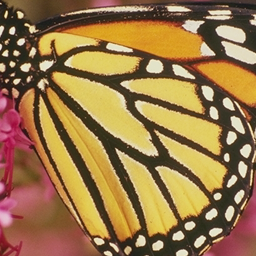
%> input picture hw6/code/image/source/butterfly.bmp, 256 x 256 px, given in place of butterfly.png, which was not available
$ octave testSingleChannel.m   (GNU Octave 9; MATLAB toolbox functions it lacks are replaced by stand-ins)
%> lines starting %> are read from the running program, lines starting %| are printed output that depends on the picture; pictures that were not available may be replaced by others from this repository, and a replacement may not be noted
### hw1/code/main.m
function u = main(image_path, lambda_weight, kernel_size, gaussian_sigma, result_image_path, options)
%> called with image_path = 'image/blurred/butterfly.png', lambda_weight = 1, kernel_size = 15, gaussian_sigma = 1.5, result_image_path = 'image/result/butterfly.png'
    % Options are:
    % blur
    % blur_only
    % boundary_cond: 'replicate' or 'symmetric'
    % channels
    % noise_level: 0 to 1
    % saved_hint
    % show

    if nargin < 1
        image_path = 'image/source/comic.jpeg';
    end
    if nargin < 2
        lambda_weight = 1;
    end
    if nargin < 3
        kernel_size = 15;
    end
    if nargin < 4
        gaussian_sigma = 1.5;
    end
    if nargin < 5
        result_image_path = 'image/result/comic.jpeg';
    end
    if nargin < 6
        options = struct();
    end
    %
    addpath lib

    kernel = fspecial('gaussian', [1, 1] * kernel_size, gaussian_sigma);
    f_truth = double(imread(image_path));

    noise_sigma = max(max(max(f_truth))) * default(options, 'noise_level', 0.01);
%> noise_sigma = 2.52
    boundaryCondition = default(options, 'boundary_cond', 'replicate');
    blurFunc = @(x) imfilter(x, kernel, boundaryCondition);

    if default(options, 'blur', false)
        f = blurFunc(f_truth) + noise_sigma*randn(size(f_truth));
        if default(options, 'blur_only', false)
            imwrite(uint8(f), result_image_path);
            return
        end
        if default(options, 'show', false)
%             figure; imshow(uint8([f_truth f])), title('Before recovered\newlineTruth - Blurred');
        end
    else
        f = f_truth;
        if isfield(options, 'truth_path')
            f_truth = double(imread(options.truth_path));
        end
        if default(options, 'show', false)
            figure; imshow(uint8(f)), title('Blurred');
        end
    end

    tic
    options.ADMM_tor = default(options, 'ADMM_tor', 1e-5);
    channelN = size(f, 3);
%> channelN = 3
    if isfield(options, 'saved_hint')
        u = load(sprintf('%s.%d.mat', image_path, options.saved_hint));
        f = u.f;
        u = u.u;
        if exist(sprintf('%s.%d.mat', image_path, options.saved_hint+1), 'file')
            error('Perhaps you have to increase!')
        end
        figure; imshow([f_truth f u]), title('Before recovered\newlineTruth - Blurred - Interstep');
    else
        u = zeros(size(f), 'uint8');
    end

    for i = 1:min([channelN, default(options, 'channels', channelN)])
        options.ADMM_psnrFunc = @(x) psnr(x, f_truth(:, :, i));
        fprintf('Processing the %d channel...\n', i);
        if isfield(options, 'saved_hint')
            options.ADMM_initial = double(u(:, :, i));
        end
        u(:, :, i) = uint8(solver(f(:, :, i), blurFunc, lambda_weight, options));
    end
%> this loop made 1 pass
%> pass 1, in default (call 15), `value = def_value;`:
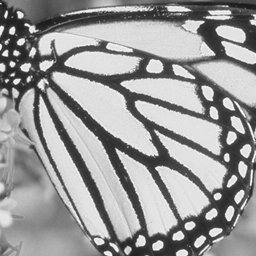
%> value: size 256x256 double; min 26, max 252, mean 153
%> pass 1, in ADMM, `d = Wfunc(u);`:
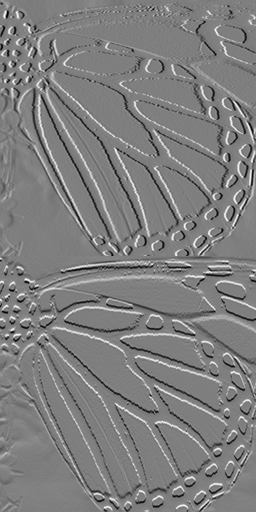
%> d: size 512x256 double; min -101.5, max 102, mean 0; drawn with min black and max white
    toc

    if default(options, 'show', false)
        figure; imshow([f_truth f u]), title('Truth - Blurred - Recovered');
        imwrite(u, result_image_path);
    else
        h = figure; imshow(u);
        print(h, result_image_path, '−dpng');
    end

    if isfield(options, 'saved_hint')
        save(sprintf('%s.%d.mat', image_path, options.saved_hint+1), 'u', 'f')
    else
%         save(sprintf('%s.1.mat', image_path), 'u', 'f')
    end
end

### hw1/code/lib/default.m
function value = default(s, key, def_value)
    if isfield(s, key)
        value = getfield(s, key);
    else
        value = def_value;
    end
end

### hw1/code/lib/ADMM.m
function u = ADMM(A, f, W, Wt, lambda, options)
    % Options are:
    % ADMM_CG0
    % ADMM_delta
    % ADMM_fast
    % ADMM_MaxItr
    % ADMM_minRes
    % ADMM_mu
    % ADMM_outInt
    % ADMM_save_history
    % ADMM_tor

    max_itr = default(options, 'ADMM_MaxItr', 1000);
    mu = default(options, 'ADMM_mu', 10);
    delta = default(options, 'ADMM_delta', 1.618);
    ADMMtor = default(options, 'ADMM_tor', 5e-5);
    psnrFunc = default(options, 'ADMM_psnrFunc', @(x) nan);
    outputInt = default(options, 'ADMM_outInt', 5);
    fast = default(options, 'ADMM_fast', false);
    useMinRes = default(options, 'ADMM_minRes', false);

    % turn matrix into function
    try
        func2str(A);
        Afunc = A; Atfunc = A;
        Wfunc = W; Wtfunc = Wt;
    catch
        Afunc = @(x) A*x;
        Wfunc = @(x) W*x;
        Atfunc = @(x) A'*x;
        Wtfunc = @(x) W'*x;
    end
    WtWfunc = @(x) Wtfunc(Wfunc(x));

    % initialize
    u = default(options, 'ADMM_initial', f);
    d = Wfunc(u);
    b = 0*d;
    CGtorlerance0 = default(options, 'ADMM_CG0', 5e-5);
    alpha = 1;

    % iterations
    itr = 1;
    rel_err_arr = zeros(max_itr, 1);
    psnr_arr = zeros(max_itr, 1);
    while itr <= max_itr
        ATerm = @(x) Atfunc(Afunc(x))+mu*WtWfunc(x);
        bTerm = Atfunc(f) + Wtfunc(d-b)*mu;
        if useMinRes
%> the run ends on the next line
            uMid = minres(ATermWrapper(ATerm, size(u)), vectorize(bTerm), 1e-6, 1000);
            u_n = reshape(uMid, size(u));
        else
            u_n = CG(u, ATerm, bTerm, ...
                struct('torlerance', max(CGtorlerance0/log(itr+2), 1e-7)));
        end
        d_n = soft_threshold(lambda/mu, Wfunc(u_n)+b);
        b_n = b + delta*(Wfunc(u_n)-d_n);

        if fast && itr >= 2
            alpha_n = (1+sqrt(1+4*alpha^2)) / 2;
            u = u_n;
            d = d_n + (alpha-1)/alpha_n * (d_n-d_n_old);
            b = b_n + (alpha-1)/alpha_n * (b_n-b_n_old);
        else
            u = u_n;
            d = d_n;
            b = b_n;
        end
        d_n_old = d_n;
        b_n_old = b_n;

        rel_err = matNorm(Wfunc(u)-d)/matNorm(f);
        rel_err_arr(itr) = rel_err;
        psnr_val = psnrFunc(u);
        psnr_arr(itr) = psnr_val;
        fprintf('Itr % 5d, rel err: %.4e, psnr: %.2f\n', itr, rel_err, psnr_val);
        if mod(itr, outputInt) == 0
            figure(8)
            imshow(uint8(u)); title(sprintf('Iteration %d.', itr));
        end
        if rel_err < ADMMtor
            break
        end
        itr = itr + 1;
    end
    fprintf('Used %d iterations, \nrelative error: %.4e.\n', itr, rel_err)

    if isfield(options, 'ADMM_save_history')
        figure; semilogy(1:itr, rel_err_arr(1:itr)); title('rel_err');
        figure; plot(1:itr, psnr_arr(1:itr)); title('psnr');
        save(options.ADMM_save_history, 'rel_err_arr', 'psnr_arr');
    end
end

### hw1/code/lib/solver.m
function u = solver(f, blurFunc, lambda, options)
    A = blurFunc;
    W = @Wfunc;
    Wt = @Wtfunc;
    u = ADMM(A, f, W, Wt, lambda, options);
end

% symmetric
function g = Wfunc(x)
    g1 = x * 0;
    g1(:, 1) = (x(:, 2) - x(:, 1)) / 2;
    g1(:, 2:end-1) = (x(:, 3:end) - x(:, 1:end-2)) / 2;
    g1(:, end) = (x(:, end) - x(:, end-1)) / 2;
    g2 = x * 0;
    g2(1, :) = (x(2, :) - x(1, :)) / 2;
    g2(2:end-1, :) = (x(3:end, :) - x(1:end-2, :)) / 2;
    g2(end, :) = (x(end, :) - x(end-1, :)) / 2;
    g = [g1; g2];
end

% [14 lines left out: function Wtfunc, not called in this run]

% [37 lines of commented-out code are left out]

### hw1/code/testSingleChannel.m
%% Generate a blurred butterfly picture
% [11 lines of commented-out code are left out]

%% Deblur and Denoise the butterfly picture
% [19 lines of commented-out code are left out]

%% Deblur and Denoise the butterfly picture
% [19 lines of commented-out code are left out]

%% Deblur and Denoise the butterfly picture
% minRes, fast, single channel: 21.947201s
options = struct();
options.blur = false;
options.show = true;
options.channels = 1;
options.truth_path = 'image/source/butterfly.bmp';
options.ADMM_fast = true;
options.ADMM_minRes = true;
options.ADMM_outInt = 15;
options.ADMM_save_history = 'history/butterfly_MinRes_fast.mat';
options.ADMM_tor = 5e-5;

image_path = 'image/blurred/butterfly.png';
lambda_weight = 1;
kernel_size = 15;
gaussian_sigma = 1.5;
result_image_path = 'image/result/butterfly.png';

main(image_path, lambda_weight, kernel_size, gaussian_sigma, result_image_path, options);

$ run again, with hw6/code/image/source/bird.bmp copied over hw6/code/image/source/butterfly.bmp
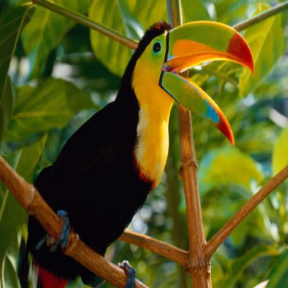
%> input picture hw6/code/image/source/bird.bmp, 288 x 288 px, given in place of butterfly.png, which was not available
%> noise_sigma = 2.55
%> the loop in main, `for i = 1:min([channelN, default(options, 'channels', channelN)])` made 1 pass
%> pass 1, in default (call 15), `value = def_value;`:
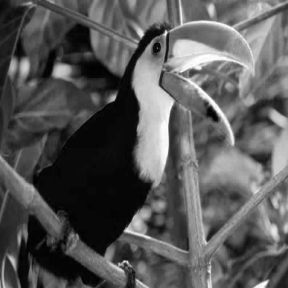
%> value: size 288x288 double; min 0, max 255, mean 88
%> pass 1, in ADMM, `d = Wfunc(u);`:
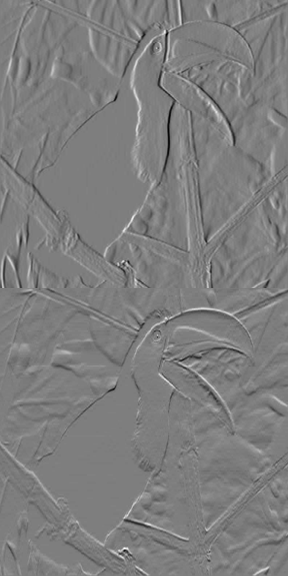
%> d: size 576x288 double; min -98, max 100, mean 0.1; drawn with min black and max white

$ run again, with hw6/code/image/source/Wall_776.png saved as hw6/code/image/source/butterfly.bmp
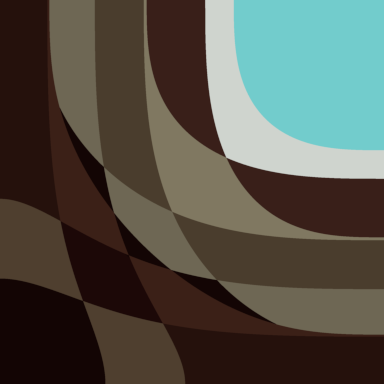
%> input picture hw6/code/image/source/Wall_776.png, 384 x 384 px, given in place of butterfly.png, which was not available
%> noise_sigma = 2.12
%> the loop in main, `for i = 1:min([channelN, default(options, 'channels', channelN)])` made 1 pass
%> pass 1, in default (call 15), `value = def_value;`:
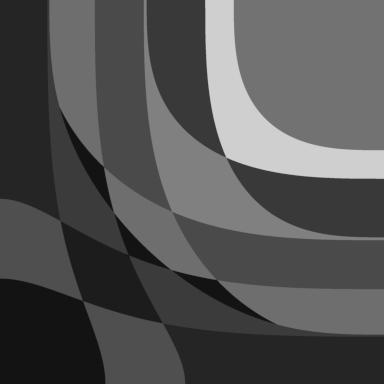
%> value: size 384x384 double; min 19, max 207, mean 82.4
%> pass 1, in ADMM, `d = Wfunc(u);`:
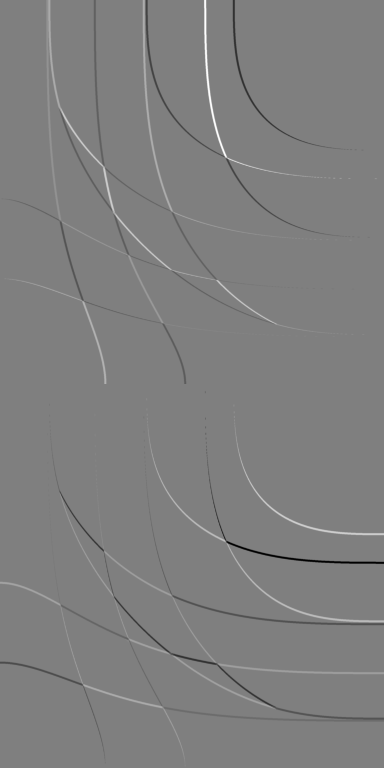
%> d: size 768x384 double; min -75, max 75, mean 0; drawn with min black and max white
